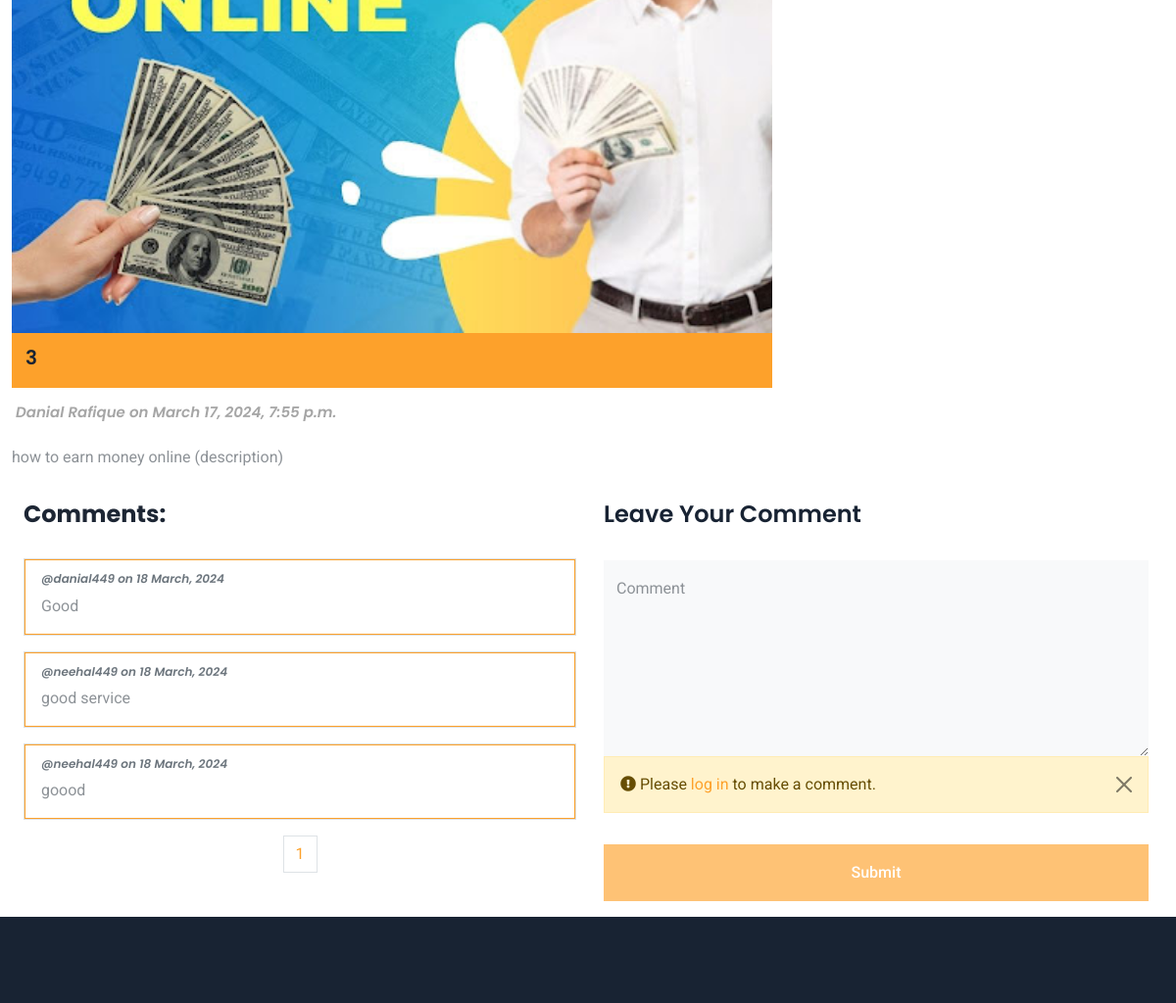
Before: /blogs/details/2/ (middle part) with the older database file.
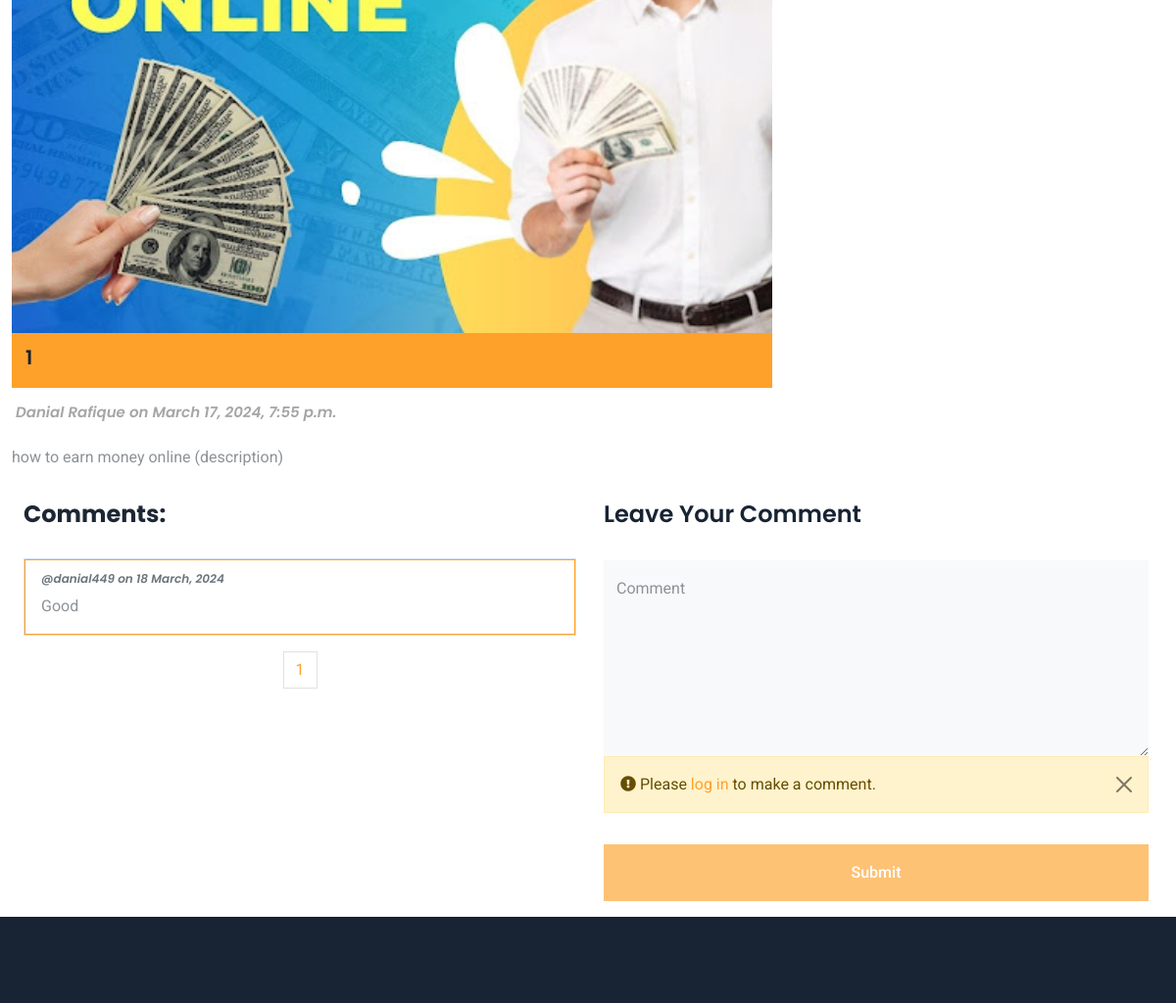
After: the same page with the newer database file.
### blog/models.py (models this page shows, shortened)
class Post(models.Model):
    author = models.ForeignKey(settings.AUTH_USER_MODEL ,on_delete=models.CASCADE)
    title = models.CharField(max_length=200)
    created_date = models.DateTimeField(default=timezone.now)
    published_date = models.DateTimeField(blank=True , null=True)
    post_image = models.ImageField(upload_to='post_featured_pics/' , null=True , blank=True)
    text = HTMLField(null=True, blank=True)

class Comment(models.Model):
    post = models.ForeignKey(Post , related_name='comments' , on_delete=models.CASCADE)
    author = models.ForeignKey(settings.AUTH_USER_MODEL ,on_delete=models.CASCADE)
    text = models.TextField()
    created_date = models.DateTimeField(default=timezone.now)

### accounts/models.py (models this page shows)
class User(AbstractUser):
    is_admin = models.BooleanField('Is_admin' , default=False)
    is_customer = models.BooleanField('Is_customer' , default=False)
    is_vendor = models.BooleanField('Is_vendor' , default=False)
    CATAGORY_CHOICES = [('Punjab' ,'Punjab') ,('Sindh' ,'Sindh'),('Khyber Pakhtunkhwa','Khyber Pakhtunkhwa'),('Gilgit-Baltistan' ,'Gilgit-Baltistan') ,('Islamabad Capital Territory' ,'Islamabad Capital Territory'),('Balochistan','Balochistan'),]
    CATAGORY_EMP= [('Electrician' ,'Electrician'),('Plumber' ,'Plumber'),('Sweaper' ,'Sweaper'),('Carpenter' ,'Carpenter'),('Drain clean' ,'Drain clean'),('AC repair' ,'AC repair'),('Painting & Decorating' ,'Painting & Decorating'),]
    mobile_no = models.CharField(max_length=11 ,null=True, blank=True)
    address1 = models.CharField(max_length=200,default='abc')
    address2 = models.CharField(max_length=200,default='abc')
    city =  models.CharField(max_length=70 ,null=True, blank=True)
    province = models.CharField(choices=CATAGORY_CHOICES,default='Punjab', max_length=56)
    employee = models.CharField(choices=CATAGORY_EMP,default='none', max_length=100)
    cnic= models.CharField(max_length=13 ,null=True, blank=True)
    shop_reference = models.TextField(default='shop no address etc')
    vendor_image = models.ImageField(upload_to='vendor_profile_pics/')
    is_email_verified = models.BooleanField(default=False)
    email_verification_token = models.CharField(max_length=200 ,blank=True, null=True)
    def __str__(self):
        return self.username

### blog/views.py (the view)
# urls.py: path('details/<int:pk>/', post_details , name='post_details')
def post_details(request , pk):
    post = get_object_or_404(Post , pk=pk)
    recent_post = Post.objects.filter(published_date__lte=timezone.now()).order_by('-published_date')[:10]
    comments = post.comments.all()
    paginator = Paginator(comments , 10)
    page_number = request.GET.get('page')
    commentsfinal = paginator.get_page(page_number)
    totalpage = commentsfinal.paginator.num_pages
    if request.method == 'POST':
        form = CommentForm(request.POST)
        if form.is_valid():
            comment=form.save(commit=False)
            comment.post = post
            comment.author = request.user
            comment.save()
            messages.success(request, "Submit Successfully! Thank you for your comment.")
            return redirect('blog:post_details' , pk=post.pk)
    else:
        form=CommentForm()
    context = {
        'post':post ,
        'comments':commentsfinal ,
        'form':form,
        'recent_post':recent_post,
        'totalpagelist' : [n+1 for n in range(totalpage)]
    }
    return render(request , 'blog/post_details.html', context)

### blog/forms.py
class CommentForm(forms.ModelForm):
    class Meta:
        model = Comment
        fields = ( 'text',)

### blog/templates/blog/post_details.html (shortened to what this page needs)
{% extends "base.html" %}
{% load static %}
{% block css %}
<link rel="stylesheet" href="{% static 'vendor/css/service_detail.css'%}">{% endblock css %}
{% block content %}
<div class="container-fluid">
    <div class="row justify-content-center">
        <div class="col-lg-8 col-md-12 wow fadeInUp" data-wow-delay="0.1s">
            <div class="post-image">
                <img src="{{post.post_image.url}}" alt="img" loading="lazy">
            </div>
            <div class="post-info btn-primary d-flex">
                <h5><span></span>{{ post.comments.all|length }}
                </h5>
            </div>
            <div class="author d-flex">
                <h6><ion-icon name="person-circle-outline"></ion-icon>{{post.author.first_name}}
                    {{post.author.last_name}} on {{post.published_date}}</h6>
            </div>
            <div class="post-content">
                <p>{{post.text | safe}}</p>
            </div>
        </div>
        <div class="col-lg-4 col-md-12 recent-post-section wow fadeInUp" data-wow-delay="0.5s">
        </div>
        <div class="row justify-content-center">
            <div class="col-lg-6 col-sm-12 comment-section py-3 wow fadeInUp" data-wow-delay="0.1s">
                <div class="comments">
                    <h4>Comments:</h4>
                    {% if comments %}
                    {% for comment in comments %}
                    <div class="card mt-3">
                        <div class="card-body ">
                            <h6 style="font-style: italic; font-size: 12px;" class="card-subtitle mb-2 text-muted">
                                @{{comment.author}} on {{comment.created_date|date:"j F, Y"}}</h6>
                            <p class="card-text">{{comment.text}}</p>
                        </div>
                    </div>
                    {% endfor %}
                    {% else %}
                    <p class="text-muted">No Comments!</p>
                    {% endif %}
                    <div class="container-fluid pt-3 wow fadeIn" data-wow-delay="0.1s">
                        <nav aria-label="Page navigation example">
                            <ul class="pagination justify-content-center">
                                  {% for n in totalpagelist %}
                                  <li class="page-item"><a class="page-link" href="/blogs/details/{{post.pk}}?page={{n}}">{{n}}</a></li>
                                  {% endfor %}
                            </ul>
                        </nav>
                    </div>
                </div>
            </div>
            <div class="col-lg-6 col-sm-12  comment-form p-3 wow fadeInUp" data-wow-delay="0.5s">
                <h4 class="pb-4">Leave Your Comment</h4>
                <form action="" method="post">
                    <div class="col-12">
                        <div class="form-floating">
                            <textarea class="form-control bg-light border-0" name="text"
                                placeholder="Enter comment Here.." id="message" style="height: 200px" required></textarea>
                            <label for="message">Comment</label>
                        </div>
                    </div>
                    <div class="col-12">
                        {% if user.is_authenticated %}
                        <button class="btn btn-primary w-100 py-3 mt-3" type="submit">Submit</button>
                        {% else %}
                        <div class="alert alert-warning alert-dismissible fade show" role="alert">
                            <i class="fa fa-exclamation-circle" aria-hidden="true"></i> Please <a href="{% url 'accounts:user_login_view' %}">log in</a> to make a comment.
                            <button type="button" class="btn-close" data-bs-dismiss="alert" aria-label="Close"></button>
                          </div>
                        <button class="btn btn-primary w-100 py-3 mt-3 disabled" type="submit">Submit</button>
                        {% endif %}
                    </div>
                </form>
            </div>
        </div>
    </div>
</div>
{% endblock content %}

Changed rows visible on the page:
removed Comment: author "neehal449", created_date "18 March, 2024", text "good service"
removed Comment: author "neehal449", created_date "18 March, 2024", text "goood"
computed for Post "how to earn money online (description)": comments.all|length "3" → "1"
